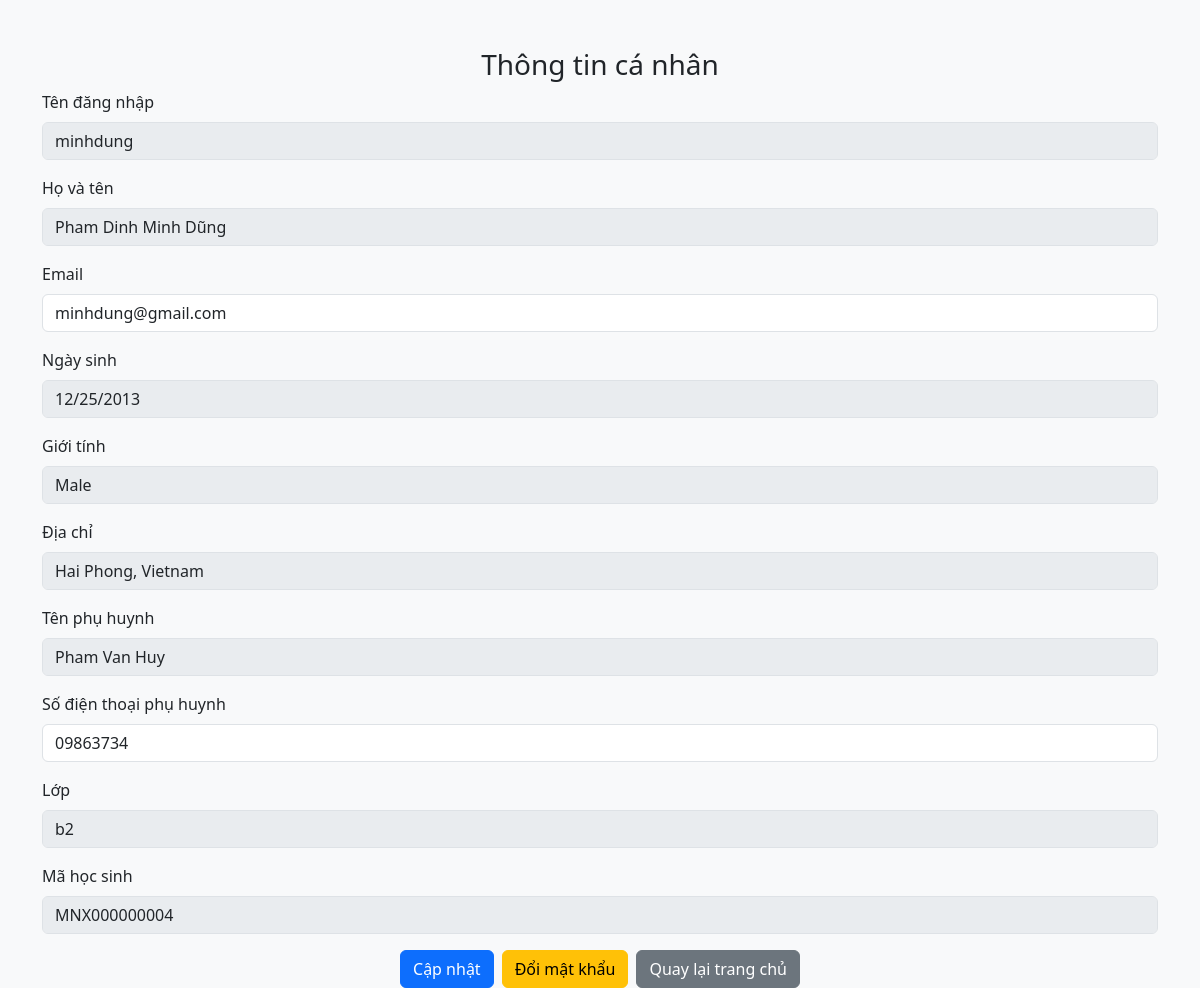
/pages/profile.php (signed in), run on the app's committed database.
### tables this page shows
CREATE TABLE `users` (
  `id` int NOT NULL,
  `username` varchar(255) NOT NULL,
  `password` varchar(255) NOT NULL,
  `role` varchar(255) NOT NULL,
  `studentID` int DEFAULT NULL,
  `teacherID` int DEFAULT NULL,
  `email` varchar(100) NOT NULL,
  `DateCreated` datetime DEFAULT CURRENT_TIMESTAMP
);

CREATE TABLE `students` (
  `id` int NOT NULL,
  `FullName` varchar(100) NOT NULL,
  `DateOfBirth` date NOT NULL,
  `Gender` varchar(50) NOT NULL,
  `Address` varchar(255) DEFAULT NULL,
  `ParentName` varchar(100) NOT NULL,
  `ParentPhone` varchar(15) DEFAULT NULL,
  `ClassID` int DEFAULT NULL,
  `StudentID` varchar(12) NOT NULL
);

CREATE TABLE `classes` (
  `id` int NOT NULL,
  `ClassName` varchar(100) NOT NULL,
  `TeacherId` int DEFAULT NULL,
  `Quantity` int NOT NULL,
  `GradeID` int NOT NULL
);

### pages/profile.php (the view, shortened to what this page needs)
<?php
require_once './system/connect.php';
$role = $_SESSION['role'];
$id = $_SESSION['id'];
if ($role == 1) {
    $stmt = $conn->prepare("SELECT * FROM users WHERE id = ?");
    $stmt->bind_param("i", $id);
    $stmt->execute();
    $result = $stmt->get_result();
    $user = $result->fetch_assoc();
    $stmt->close();
} elseif ($role == 3) {
    $stmt = $conn->prepare("SELECT u.*, s.FullName AS student_name, s.DateOfBirth, s.Gender, s.Address, s.ParentName, s.ParentPhone, c.ClassName, s.StudentID, u.email
                            FROM users u
                            LEFT JOIN students s ON u.studentID = s.id
                            LEFT JOIN classes c ON s.ClassID = c.id
                            WHERE u.id = ?");
    $stmt->bind_param("i", $id);
    $stmt->execute();
    $result = $stmt->get_result();
    $user = $result->fetch_assoc();
} else {
    header("Location: ../index.php");
    exit();
}
?>
<!DOCTYPE html>
<html lang="en">
<head>
    <link href="https://cdn.jsdelivr.net/npm/bootstrap@5.3.0/dist/css/bootstrap.min.css" rel="stylesheet">
</head>
<body class="bg-light">
    <div class="container mt-5">
        <div class="form-container">
            <h3 class="text-center">Thông tin cá nhân</h3>
            <form action="profile.php" method="post">
                <div class="mb-3">
                    <label for="username" class="form-label">Tên đăng nhập</label>
                    <input type="text" class="form-control" id="username" name="username" value="<?= $user['username']; ?>" disabled>
                </div>
                <div class="mb-3">
                    <label for="fullname" class="form-label">Họ và tên</label>
                    <input type="text" class="form-control" id="fullname" name="fullname" value="<?= $role == 1 ? 'Admin' : ($role == 3 ? $user['student_name'] : $user['teacher_name']); ?>" required disabled>
                </div>
                <div class="mb-3">
                    <label for="email" class="form-label">Email</label>
                    <input type="email" class="form-control" id="email" name="email" value="<?= $user['email']; ?>" >
                </div>
                <?php if ($role == 3): ?>
                    <div class="mb-3">
                        <label for="dob" class="form-label">Ngày sinh</label>
                        <input type="date" class="form-control" id="dob" name="dob" value="<?= $user['DateOfBirth']; ?>" disabled>
                    </div>
                    <div class="mb-3">
                        <label for="gender" class="form-label">Giới tính</label>
                        <input type="text" class="form-control" id="gender" name="gender" value="<?= $user['Gender']; ?>" disabled>
                    </div>
                    <div class="mb-3">
                        <label for="address" class="form-label">Địa chỉ</label>
                        <input type="text" class="form-control" id="address" name="address" value="<?= $user['Address']; ?>" disabled>
                    </div>
                    <div class="mb-3">
                        <label for="parentname" class="form-label">Tên phụ huynh</label>
                        <input type="text" class="form-control" id="parentname" name="parentname" value="<?= $user['ParentName']; ?>" disabled>
                    </div>
                    <div class="mb-3">
                        <label for="parentphone" class="form-label">Số điện thoại phụ huynh</label>
                        <input type="text" class="form-control" id="parentphone" name="parentphone" value="<?= $user['ParentPhone']; ?>" >
                    </div>
                    <div class="mb-3">
                        <label for="classid" class="form-label">Lớp</label>
                        <input type="text" class="form-control" id="classid" name="classid" value="<?= $user['ClassName']; ?>" disabled>
                    </div>
                    <div class="mb-3">
                        <label for="studentid" class="form-label">Mã học sinh</label>
                        <input type="text" class="form-control" id="studentid" name="studentid" value="<?= $user['StudentID']; ?>" disabled>
                    </div>
                <?php endif; ?>
                <div class="d-flex gap-2" style="justify-content: center;">
                    <button type="submit" name="btn-updateprofile" class="btn btn-primary">Cập nhật</button>
                    <a href="change-password.php" class="btn btn-warning">Đổi mật khẩu</a>
                    <a href="../index.php" class="btn btn-secondary">Quay lại trang chủ</a>
                </div>
            </form>
        </div>
    </div>
</body>
</html>

### data on the page
users: username "minhdung", fullname "Pham Dinh Minh Dũng", email "minhdung@gmail.com", dob "12/25/2013", gender "Male", address "Hai Phong, Vietnam", parentname "Pham Van Huy", parentphone "09863734", classid "b2", studentid "MNX000000004"
